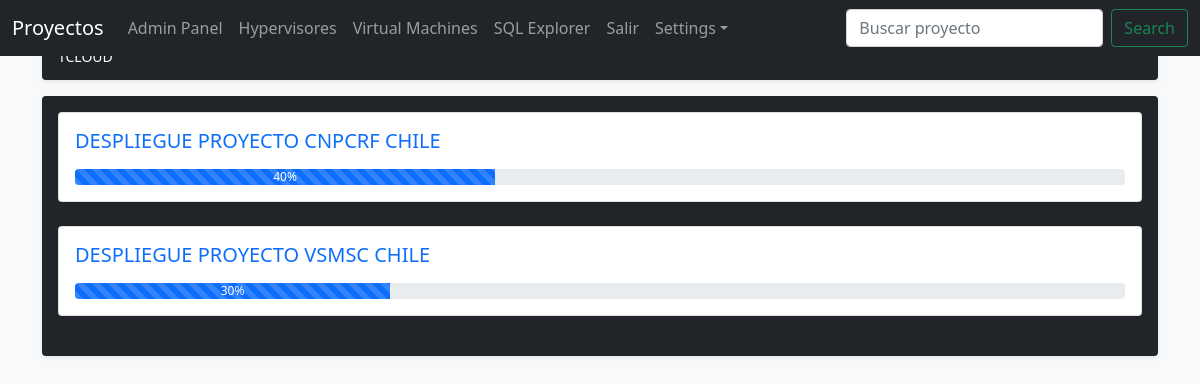
The page / on the database its author committed.
### applications/virtualization/models.py (models this page shows, shortened)
class Project(models.Model):
    project_title = models.CharField(max_length=200, verbose_name='Titulo')
    provider = models.ForeignKey(Provider, on_delete=models.CASCADE, verbose_name='Proveedor')
    year = models.IntegerField(null=True, verbose_name='Año Proyectado')
    country = CountryField(verbose_name='Pais')
    slug = AutoSlugField(populate_from='project_title_country', always_update=True, null=True)
    collaborator = models.ManyToManyField(Collaborator, related_name='Colaborador', verbose_name='Colaboradores')
    resume = HTMLField()
    pub_date = models.DateTimeField(auto_now_add=True)
    planned_date = models.DateField(null=True, verbose_name='Fecha Planificada')
    done_date = models.DateField(null=True, verbose_name='Fecha de termino Real', blank=True)
    state = models.BooleanField(blank=True, null=True, default=False, verbose_name='Terminando?')
    def project_title_country(self):
        return '%s %s' % (self.project_title, self.country.name)
    class Meta:
        verbose_name = 'Proyecto'
        ordering = ['-id']

### applications/virtualization/views.py (the view)
# urls.py: path('', projects.as_view(), name = 'projects'),
class projects(ListView):
    model = Project
    template_name = 'projectlist.html'
    ordering = ['project_title']
    paginate_by = 10
    queryset = Project.objects.annotate(
        todo_done=Round(Count('todo', filter=Q(todo__state=True)) * 100.0 / NullIf(Count('todo'), 0)),
        todo_left=Round(Count('todo', filter=Q(todo__state=False)) * 100.0 / NullIf(Count('todo'), 0)),
    )
    def get_queryset(self, *args, **kwargs):
        context = super().get_queryset(*args, **kwargs)
        search = self.request.GET.get('buscar', None)
        if search:
            context = context.filter(
				Q(project_title__icontains = search) |
				Q(resume__icontains = search) |
                Q(provider__provider_name__icontains = search)
			).distinct()
        return context

### applications/virtualization/templates/projectlist.html
{% extends 'base.html' %}
{% load humanize %}
{% block body %}
<main class="container">
  <div class="d-flex align-items-center p-3 my-3 text-white bg-dark rounded shadow-sm">
    <div class="lh-1">
      <h1 class="h6 mb-0 text-white lh-1">Lista de Proyectos</h1>
      <small>TCLOUD</small>
    </div>
  </div>
  <div class="my-3 p-3 bg-body rounded shadow-sm">
    <div class="table-responsive">
      {% for project in object_list %}
      <a href="{% url 'virtualization:projectdetail' project.slug %}" class="text-decoration-none">
      <div class="card">
        <div class="card-body">
          <h5 class="card-title">
              {{ project.project_title|upper }}
              {{ project.country.name|upper}}
          </h5>
          <p class="card-text">
            <div class="progress">
                {% if project.todo_done == 100 %}
                <div class="progress-bar progress-bar-striped progress-bar-animated massive-font"
                     role="progressbar" style="width: 100%" aria-valuenow="100" aria-valuemin="0"
                     aria-valuemax="100">
                    Proyecto completado
                </div>
                {% else %}
                <div class="progress-bar progress-bar-striped progress-bar-animated massive-font"
                     role="progressbar" style="width: {{project.todo_done|floatformat:0|intcomma}}%"
                     aria-valuenow="{{project.todo_done|floatformat:0|intcomma}}" aria-valuemin="0"
                     aria-valuemax="100">
                    {{ project.todo_done|floatformat:0|intcomma}}%
                </div>
                {% endif %}
            </div>
          </div>
        </div>
      </a>
      <br>
      {% endfor %}
    </div>
  </div>
</main>
{% endblock %}

### rows shown on the page
Project: project_title "DESPLIEGUE PROYECTO CNPCRF", country.name "CHILE", todo_done "40"
Project: project_title "DESPLIEGUE PROYECTO VSMSC", country.name "CHILE", todo_done "30"
